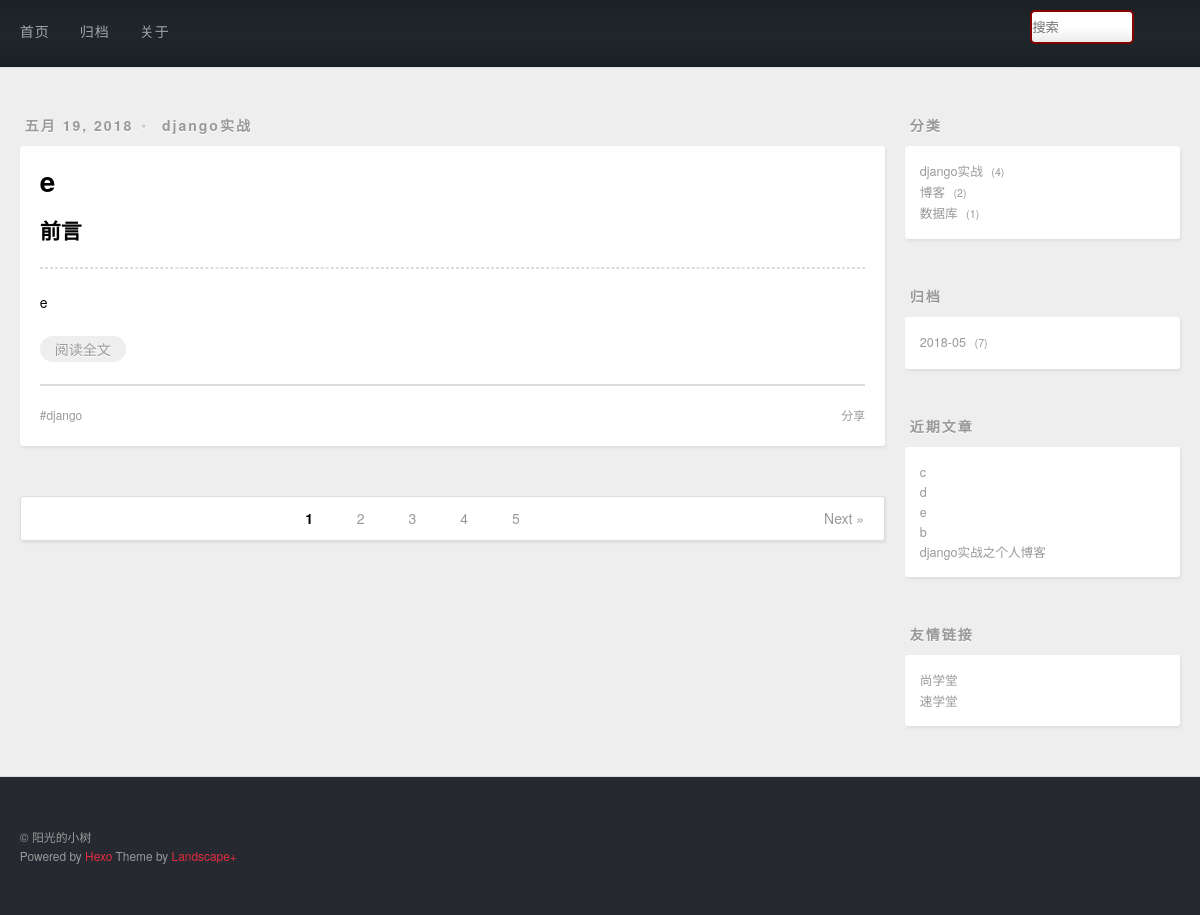
The page / on the database its author committed.
### post/models.py (models this page shows, shortened)
class Post(models.Model):
    title=models.CharField(max_length=20)
    desc=RichTextUploadingField()
    content=models.TextField()
    created=models.DateField(auto_now_add=True)
    modified=models.DateTimeField(auto_now=True)
    category=models.ForeignKey(Category,on_delete=models.CASCADE,)
    tags=models.ManyToManyField(Tag)
    @staticmethod
    def get_posts_by_page(num,per_page=1):
        num=int(num)
        paginator=Paginator(Post.objects.order_by('-modified').all(),per_page)
        if num<1:
            num=1
        if num>paginator.num_pages:
            num=paginator.num_pages
        page=paginator.page(num)
        previous=2
        next=2
        if num<=previous:
            start=1
            end=start+previous+next
        if num>previous:
            start=num-previous
            end=num+next
        if end>paginator.num_pages:
            end=paginator.num_pages
        return (page,range(start,end+1))

class Category(models.Model):
    name=models.CharField(max_length=20,unique=True)
    def __str__(self):
        return u'%s'%self.name

class Tag(models.Model):
    name=models.CharField(max_length=20,unique=True)
    def __str__(self):
        return u'%s'%self.name

### post/views.py (the view)
# urls.py: url(r'^$',views.index_view),
def index_view(request,num='1'):
    page,page_range=Post.get_posts_by_page(num,1)
    return render(request,'index.html',context={'page':page,'page_range':page_range})

### post/contextprocessor.py (called while the page is built)
def sidebar_context_processor(request):
    context={}
    context['category']=Post.objects.values('category','category__name').annotate(count=Count('*'))
    row = get_archive()
    context['archive']=row
    context['recent']=Post.objects.order_by('-created').all()[:5]
    return context

def get_archive():
    from django.db import connection, transaction
    cursor = connection.cursor()
    query = 'select substr(p.created,1,4) year,substr(p.created,6,2) month,count(*) countnum from post_post p group by substr(p.created,1,4) ,substr(p.created,6,2)'
    cursor.execute(query)
    row = cursor.fetchall()
    return row

### post/templatetags/custommark.py (called while the page is built)
@register.filter
def mark(value):
    return markdown.markdown(value)

### post/templates/index.html (shortened to what this page needs)
{% extends 'base.html' %}
{% load custommark %}
{% block main %}
    {% for post in page.object_list %}
        <article class="article article-type-post">
            <div class="article-meta">
                <a class="article-date">
                    <time>{{ post.created|date }}</time>
                </a>
                <div class="article-category">
                    <a class="article-category-link" href="#" target="_blank">{{ post.category|lower }}</a>
                </div>
            </div>
            <div class="article-inner">
                <header class="article-header">
                    <h1 itemprop="name">
                        <a class="article-title" href="#" target="_blank">{{ post.title }}</a>
                    </h1>
                </header>
                <div class="article-entry" itemprop="articleBody">
                    <h2>前言</h2>
                    <hr>
                    {{ post.desc|mark|safe }}
                    <p class="article-more-link">
                        <a href="/post/details/{{ post.id }}" target="_blank">阅读全文</a>
                    </p>
                </div>
                <footer class="article-footer">
                    <a data-url="存放文章的url" class="article-share-link">分享</a>
                    <ul class="article-tag-list">
                        {% for tag in post.tags.all %}
                            <li class="article-tag-list-item">
                                <a class="article-tag-list-link" href="#">{{ tag }}</a>
                            </li>
                        {% endfor %}
                    </ul>
                </footer>
            </div>
        </article>
    {% endfor %}
        <nav id="page-nav">
              {% for p in page_range %}
              {% if p == page.number %}
              <span class="page-number current">{{ p }}</span>
              {% else  %}
                  <a class="page-number" href="/page/{{ p }}">{{ p }}</a>
              {% endif %}
              {% endfor %}
            {% if page.has_next %}
            <a class="extend next" rel="next" href="/page/{{ page.next_page_number }}">Next »</a>
            {% endif %}
    </nav>
{% endblock main %}

### templates/sidebar.html
<aside id="sidebar">
  <div class="widget-wrap">
    <h3 class="widget-title">分类</h3>
    <div class="widget">
      <ul class="category-list">
          {% for cate in category %}
              <li class="category-list-item">
                  <a class="category-list-link" href="/category/{{ cate.category }}">{{ cate.category__name }}</a>
                  <span class="category-list-count">{{ cate.count }}</span>
              </li>
          {% endfor %}
      </ul>
      </div>
  </div>
  <div class="widget-wrap">
    <h3 class="widget-title">归档</h3>
    <div class="widget">
      <ul class="archive-list">
          {% for arch in archive %}
              <li class="archive-list-item">
                  <a class="archive-list-link" href="/archive/{{ arch.0 }}/{{ arch.1 }}">{{ arch.0 }}-{{ arch.1 }}</a>
                  <span class="archive-list-count">{{ arch.2}}</span>
              </li>
          {% endfor %}
      </ul>
    </div>
  </div>
  <div class="widget-wrap">
    <h3 class="widget-title">近期文章</h3>
    <div class="widget">
      <ul>
          {% for rec in recent %}
              <li>
                <a href="/post/details/{{ rec.id }}">{{ rec.title }}</a>
              </li>
          {% endfor %}
      </ul>
    </div>
  </div>
  <div class="widget-wrap">
    <h3 class="widget-title">友情链接</h3>
    <div class="widget">
      <ul>
          <li>
            <a href="http://www.bjsxt.com/" target="_blank">尚学堂</a>
          </li>
          <li>
            <a href="http://www.sxt.cn/" target="_blank">速学堂</a>
          </li>
      </ul>
    </div>
  </div>
</aside>

### rows shown on the page
Post: created "五月 19, 2018", category "django实战", title "e", desc|mark "e"
Tag: name "django"
Post: title "c"
Post: title "d"
Post: title "b"
Post: title "django实战之个人博客"

### other values the page prints
{{ p }} "1"
{{ p }} "2" "3" "4" "5"
{{ cate.category__name }} "django实战" "博客" "数据库"
{{ cate.count }} "4" "2" "1"
{{ arch.0 }} "2018"
{{ arch.1 }} "05"
{{ arch.2 }} "7"
